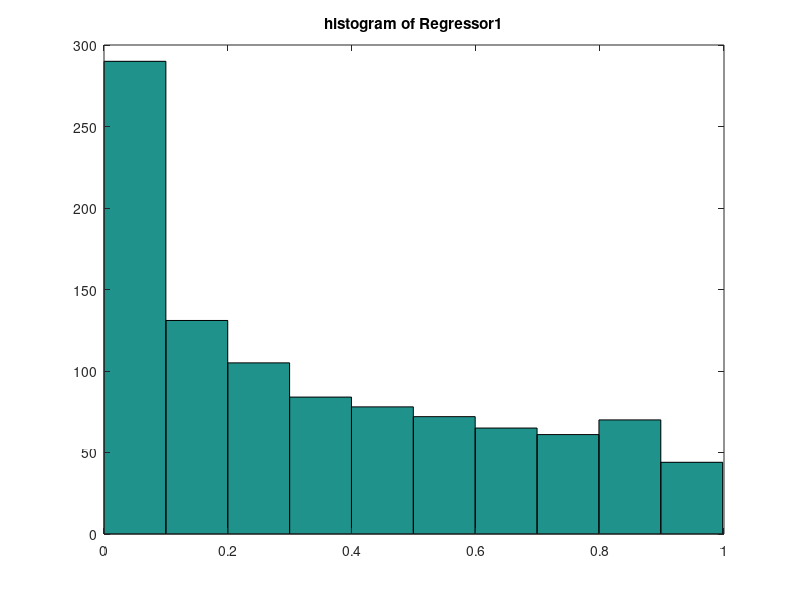
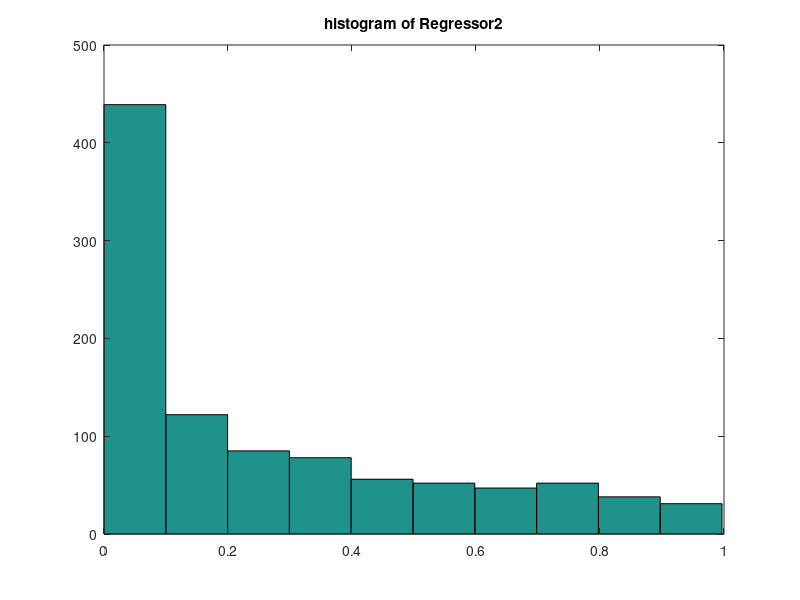
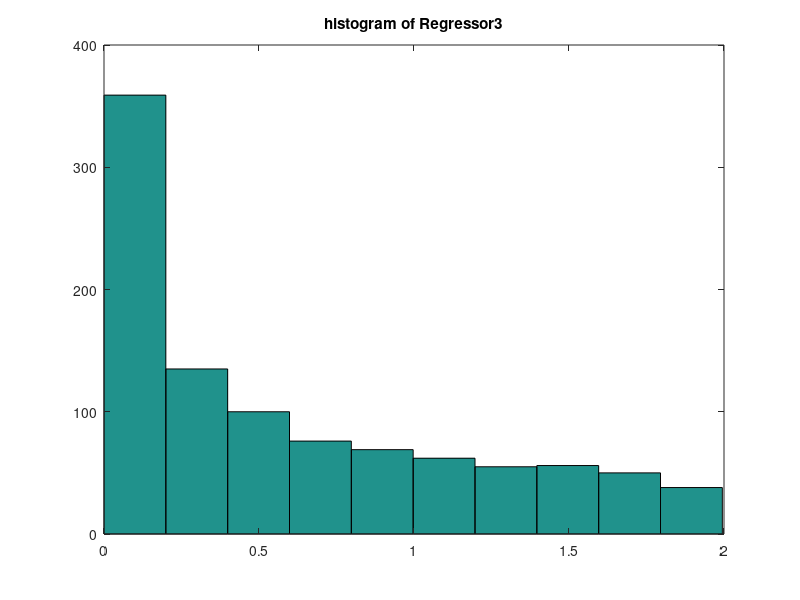
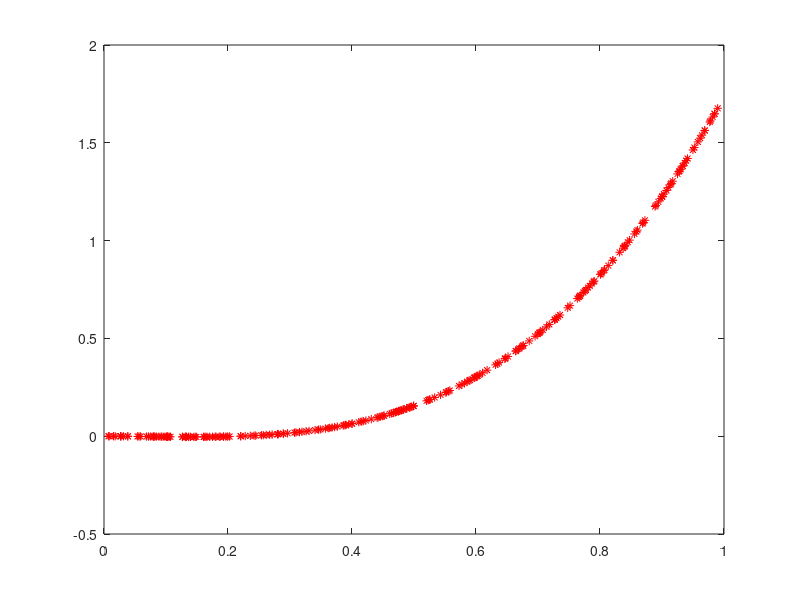

These charts were generated, in order, by the following MATLAB code: (Note: this script raises an error after producing the figures.)
%Generate Data
clc
clear all
close all
%u=unifrnd(0,1,1000,1);
load('u')
load('n1')
load('n2')
load('n3')
%% noise
% n3 = wgn(1,1000,10);
% n3=(n3-mean(n3));
% mean_noise=mean(n3)
% var_noise=var(n3)

%% change noise (output)
y_without_noise=-0.6*u.^2 + 2.25*u.^3 - 0.1*u.^2 - 0.1*u.^3;
y=-0.6*u.^2 + 2.25*u.^3 - 0.1*u.^2 - 0.1*u.^3 - 0.1*n3';
X=[u.^2 u.^3 u.^2+u.^3];
std(y)/std(y_without_noise);

figure(1)
hist(X(:,1))
title('histogram of Regressor1')
figure(2)
hist(X(:,2))
title('histogram of Regressor2')
figure(3)
hist(X(:,3))
title('histogram of Regressor3')



%%
for k=0:1:9
xtrain=X(100*k+1:100*k+75,1:3);
ytrain=y(100*k+1:100*k+75);
xtest=X(100*k+76:100*(k+1),1:3);
ytest=y(100*k+76:100*(k+1));

teta(k+1,1:3)=(inv((xtrain)'*(xtrain)))*(xtrain)'*(ytrain);
end
display(det((xtrain)'*(xtrain)),'Det of X*X(T) ')
display(norm(inv((xtrain)'*(xtrain))),'norm of inv X*X(T) ')
tetahat=(mean(teta))';
for i=0:9
    utest(25*i+1:25*(i+1))=u(100*i+76:100*(i+1));
    ytest(25*i+1:25*(i+1))=y(100*i+76:100*(i+1));
    xtest(25*i+1:25*(i+1),(1:3))= X(100*i+76:100*(i+1),(1:3));
end
yhat=xtest*tetahat;
e=ytest-yhat;
I=e'*e;
%% figure
%%input_output
figure(4)
plot(utest,yhat,'r*');
%axis([0 1 -1 1])

hold on
plot(utest,ytest,'bO');
%axis([0 1 -1.5 1.5])

legend('Estimated','Real');
grid on;
xlabel('input');
ylabel('output');
%%error bar

figure(5)
plot(utest,e,'ko');
legend('Error on test data');
%axis([0 1 -1.5 1.5])
display(mse(e),'Mean squared normalized error ')
grid on;
xlabel('input');
ylabel('Error');

sigma2=((e'*e)/(250-9));                     %%N-n
cov_tetahat=(sigma2)*(inv(xtest'*xtest));
covyhat=xtest*cov_tetahat*xtest';
error_band_pos=yhat+sqrt(diag(covyhat));
error_band_neg=yhat-sqrt(diag(covyhat));

figure(6)
plot(utest,error_band_pos,'ko',utest,error_band_neg,'ko',utest,yhat,'g*');
legend('Error Bar');
grid on;
xlabel('input');
%axis([0 1 -1 0])

title('Error Bar')

